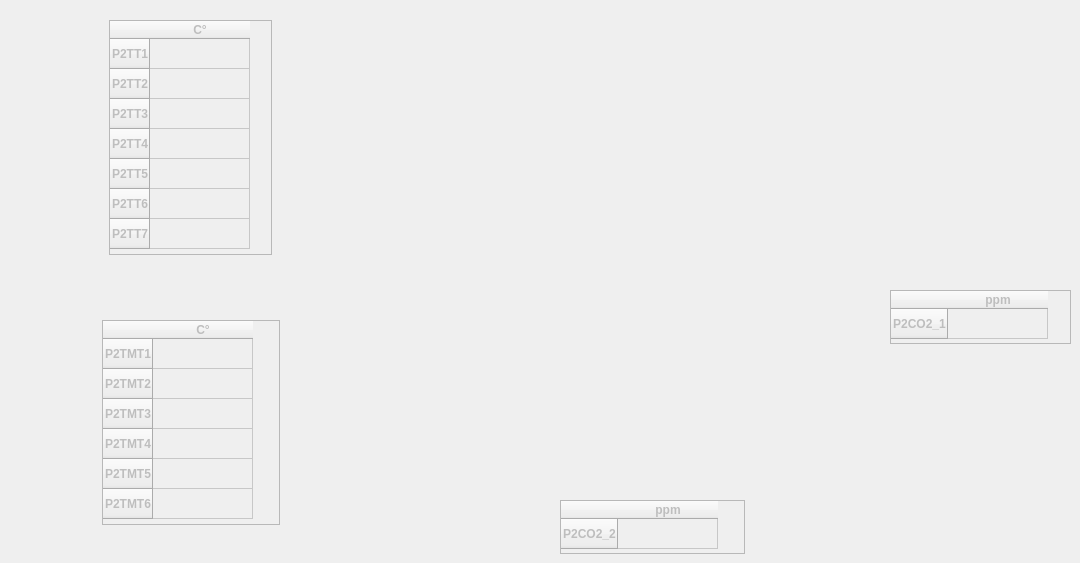
    <widget class="QWidget" name="tab_2">
     <attribute name="title">
      <string>Piso 2</string>
     </attribute>
     <widget class="QTableWidget" name="tableWidget_5">
      <property name="enabled">
       <bool>false</bool>
      </property>
      <property name="geometry">
       <rect>
        <x>109</x>
        <y>20</y>
        <width>163</width>
        <height>235</height>
       </rect>
      </property>
      <property name="font">
       <font>
        <family>Segoe UI</family>
        <weight>75</weight>
        <bold>true</bold>
       </font>
      </property>
      <row>
       <property name="text">
        <string>P2TT1</string>
       </property>
       <property name="textAlignment">
        <set>AlignCenter</set>
       </property>
      </row>
      <row>
       <property name="text">
        <string>P2TT2</string>
       </property>
       <property name="textAlignment">
        <set>AlignCenter</set>
       </property>
      </row>
      <row>
       <property name="text">
        <string>P2TT3</string>
       </property>
       <property name="textAlignment">
        <set>AlignCenter</set>
       </property>
      </row>
      <row>
       <property name="text">
        <string>P2TT4</string>
       </property>
       <property name="textAlignment">
        <set>AlignCenter</set>
       </property>
      </row>
      <row>
       <property name="text">
        <string>P2TT5</string>
       </property>
       <property name="textAlignment">
        <set>AlignCenter</set>
       </property>
      </row>
      <row>
       <property name="text">
        <string>P2TT6</string>
       </property>
       <property name="textAlignment">
        <set>AlignCenter</set>
       </property>
      </row>
      <row>
       <property name="text">
        <string>P2TT7</string>
       </property>
       <property name="textAlignment">
        <set>AlignCenter</set>
       </property>
      </row>
      <column>
       <property name="text">
        <string>C°</string>
       </property>
      </column>
      <item row="0" column="0">
       <property name="text">
        <string/>
       </property>
       <property name="textAlignment">
        <set>AlignCenter</set>
       </property>
      </item>
      <item row="1" column="0">
       <property name="text">
        <string/>
       </property>
       <property name="textAlignment">
        <set>AlignCenter</set>
       </property>
      </item>
      <item row="2" column="0">
       <property name="text">
        <string/>
       </property>
       <property name="textAlignment">
        <set>AlignCenter</set>
       </property>
      </item>
      <item row="3" column="0">
       <property name="text">
        <string/>
       </property>
       <property name="textAlignment">
        <set>AlignCenter</set>
       </property>
      </item>
     </widget>
     <widget class="QTableWidget" name="tableWidget_6">
      <property name="enabled">
       <bool>false</bool>
      </property>
      <property name="geometry">
       <rect>
        <x>102</x>
        <y>320</y>
        <width>178</width>
        <height>205</height>
       </rect>
      </property>
      <property name="font">
       <font>
        <family>Segoe UI</family>
        <weight>75</weight>
        <bold>true</bold>
       </font>
      </property>
      <row>
       <property name="text">
        <string>P2TMT1</string>
       </property>
       <property name="textAlignment">
        <set>AlignCenter</set>
       </property>
      </row>
      <row>
       <property name="text">
        <string>P2TMT2</string>
       </property>
       <property name="textAlignment">
        <set>AlignCenter</set>
       </property>
      </row>
      <row>
       <property name="text">
        <string>P2TMT3</string>
       </property>
       <property name="textAlignment">
        <set>AlignCenter</set>
       </property>
      </row>
      <row>
       <property name="text">
        <string>P2TMT4</string>
       </property>
       <property name="textAlignment">
        <set>AlignCenter</set>
       </property>
      </row>
      <row>
       <property name="text">
        <string>P2TMT5</string>
       </property>
       <property name="font">
        <font>
         <weight>75</weight>
         <bold>true</bold>
        </font>
       </property>
       <property name="textAlignment">
        <set>AlignCenter</set>
       </property>
      </row>
      <row>
       <property name="text">
        <string>P2TMT6</string>
       </property>
       <property name="textAlignment">
        <set>AlignCenter</set>
       </property>
      </row>
      <column>
       <property name="text">
        <string>C°</string>
       </property>
      </column>
      <item row="0" column="0">
       <property name="text">
        <string/>
       </property>
       <property name="textAlignment">
        <set>AlignCenter</set>
       </property>
      </item>
      <item row="1" column="0">
       <property name="text">
        <string/>
       </property>
       <property name="textAlignment">
        <set>AlignCenter</set>
       </property>
      </item>
      <item row="2" column="0">
       <property name="text">
        <string/>
       </property>
       <property name="textAlignment">
        <set>AlignCenter</set>
       </property>
      </item>
      <item row="3" column="0">
       <property name="text">
        <string/>
       </property>
       <property name="textAlignment">
        <set>AlignCenter</set>
       </property>
      </item>
     </widget>
     <widget class="QTableWidget" name="tableWidget_12">
      <property name="enabled">
       <bool>false</bool>
      </property>
      <property name="geometry">
       <rect>
        <x>560</x>
        <y>500</y>
        <width>185</width>
        <height>54</height>
       </rect>
      </property>
      <property name="font">
       <font>
        <family>Segoe UI</family>
        <weight>75</weight>
        <bold>true</bold>
       </font>
      </property>
      <row>
       <property name="text">
        <string>P2CO2_2</string>
       </property>
       <property name="textAlignment">
        <set>AlignCenter</set>
       </property>
      </row>
      <column>
       <property name="text">
        <string>ppm</string>
       </property>
      </column>
      <item row="0" column="0">
       <property name="text">
        <string/>
       </property>
       <property name="textAlignment">
        <set>AlignCenter</set>
       </property>
      </item>
     </widget>
     <widget class="QTableWidget" name="tableWidget_13">
      <property name="enabled">
       <bool>false</bool>
      </property>
      <property name="geometry">
       <rect>
        <x>890</x>
        <y>290</y>
        <width>181</width>
        <height>54</height>
       </rect>
      </property>
      <property name="font">
       <font>
        <family>Segoe UI</family>
        <weight>75</weight>
        <bold>true</bold>
       </font>
      </property>
      <row>
       <property name="text">
        <string>P2CO2_1</string>
       </property>
       <property name="textAlignment">
        <set>AlignCenter</set>
       </property>
      </row>
      <column>
       <property name="text">
        <string>ppm</string>
       </property>
      </column>
      <item row="0" column="0">
       <property name="text">
        <string/>
       </property>
       <property name="textAlignment">
        <set>AlignCenter</set>
       </property>
      </item>
     </widget>
     <widget class="QLabel" name="label_5">
      <property name="geometry">
       <rect>
        <x>260</x>
        <y>100</y>
        <width>651</width>
        <height>451</height>
       </rect>
      </property>
      <property name="styleSheet">
       <string notr="true">border-image: url(:/img/piso2Citec.PNG);</string>
      </property>
      <property name="text">
       <string/>
      </property>
     </widget>
     <zorder>label_5</zorder>
     <zorder>tableWidget_12</zorder>
     <zorder>tableWidget_13</zorder>
     <zorder>tableWidget_6</zorder>
     <zorder>tableWidget_5</zorder>
    </widget>
